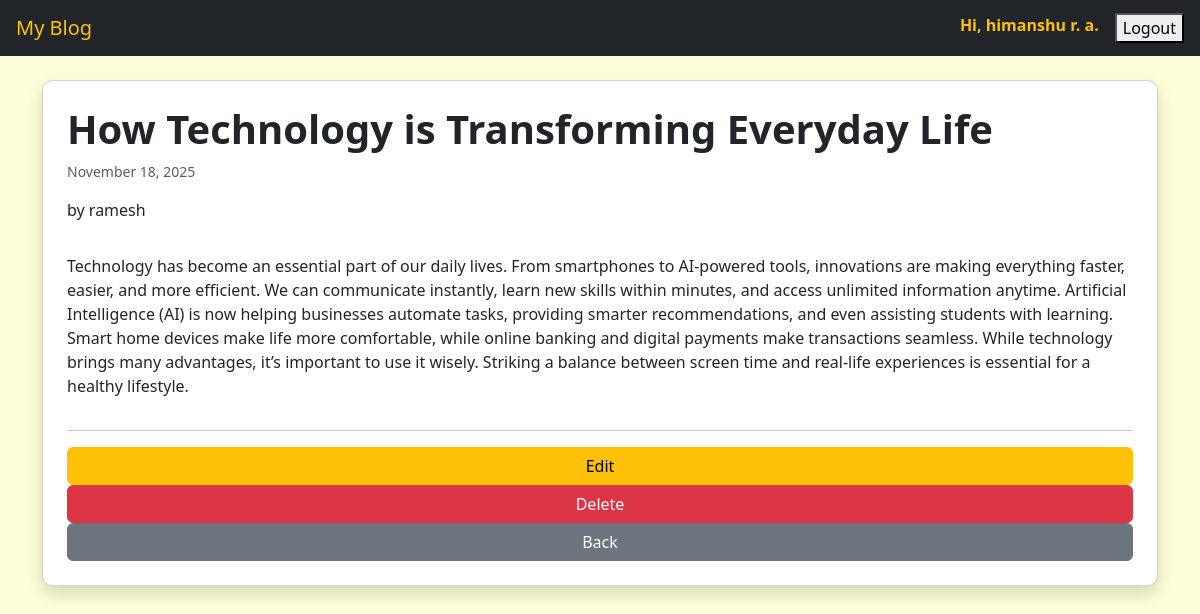
The page /posts/8/ (signed in) on the database its author committed.
### blog/models.py (models this page shows, shortened)
class BlogPost(models.Model):
    title = models.CharField(max_length=200)
    content = models.TextField()
    date_posted = models.DateTimeField(auto_now_add=True)
    author = models.ForeignKey(User, on_delete=models.CASCADE)
    created_at = models.DateTimeField(auto_now_add=True)

### blog/views.py (the view)
# urls.py: path('posts/<int:pk>/', views.post_detail, name='post_detail'),  # view single post
def post_detail(request, pk):
    post = get_object_or_404(BlogPost, pk=pk)
    return render(request, 'blog/post_detail.html', {'post': post})

### blog/templates/blog/post_detail.html (shortened to what this page needs)
{% extends 'blog/base.html' %}
{% block content %}
<div class="card shadow p-4">
    <h1 class="fw-bold">{{ post.title }}</h1>
    <p class="text-muted small">{{ post.created_at|date:"F d, Y" }}</p>
    <p>by {{ post.author.username }}</p>
    <p class="mt-3">{{ post.content }}</p>
    <hr>
    <a href="{% url 'post_update' post.pk %}" class="btn btn-warning">Edit</a>
    <a href="{% url 'post_delete' post.pk %}" class="btn btn-danger">Delete</a>
    <a href="{% url 'post_list' %}" class="btn btn-secondary">Back</a>
</div>
{% endblock %}

### blog/templates/blog/base.html (shortened to what this page needs)
<!DOCTYPE html>
<html lang="en">
<head>
    <link href="https://cdn.jsdelivr.net/npm/bootstrap@5.3.3/dist/css/bootstrap.min.css" rel="stylesheet">
</head>
<body>
<nav class="navbar navbar-dark bg-dark px-3">
    <a class="navbar-brand text-warning" href="#">My Blog</a>
    <div class="d-flex">
        {% if user.is_authenticated %}
            <span class="text-warning me-3 fw-bold">Hi, {{ user.username }}</span>
           <form action="{% url 'logout' %}" method="post">
    <button type="submit">Logout</button>
</form>
        {% else %}
            <a href="{% url 'login' %}" class="btn btn-outline-warning btn-sm me-2">Login</a>
            <a href="{% url 'signup' %}" class="btn btn-warning btn-sm">Sign Up</a>
        {% endif %}
    </div>
</nav>
<div class="container mt-4">
    {% block content %}
    {% endblock %}
</div>
</body>
</html>

### blog/templates/blog/base.html (style rules this page uses)
body { background-color: #fdfed7; }
.navbar { margin-bottom: 20px; }
.card { border-radius: 10px; }

### rows shown on the page
BlogPost: title "How Technology is Transforming Everyday Life", created_at "November 18, 2025", author.username "ramesh", content "Technology has become an essential part of our daily lives. From smartphones to AI-powered tools, innovations are making everything faster, easier, and more efficient. We can communicate instantly, learn new skills within minutes, and access unlimited information anytime. Artificial Intelligence (AI) is now helping businesses automate tasks, providing smarter recommendations, and even assisting students with learning. Smart home devices make life more comfortable, while online banking and digital payments make transactions seamless. While technology brings many advantages, it’s important to use it wisely. Striking a balance between screen time and real-life experiences is essential for a…"

### other values the page prints
{{ user.username }} "himanshu r. a."
